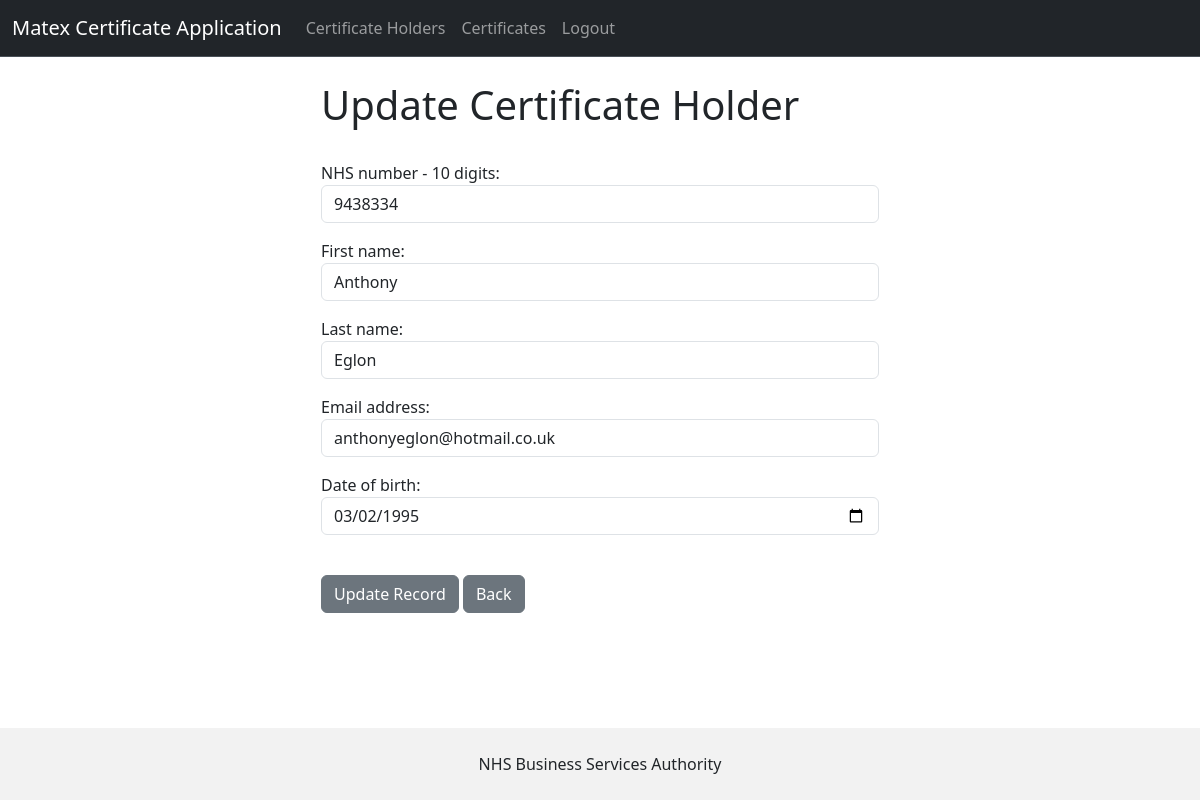
The page /update-cert-holder/1/ (signed in) on the database as committed earlier.
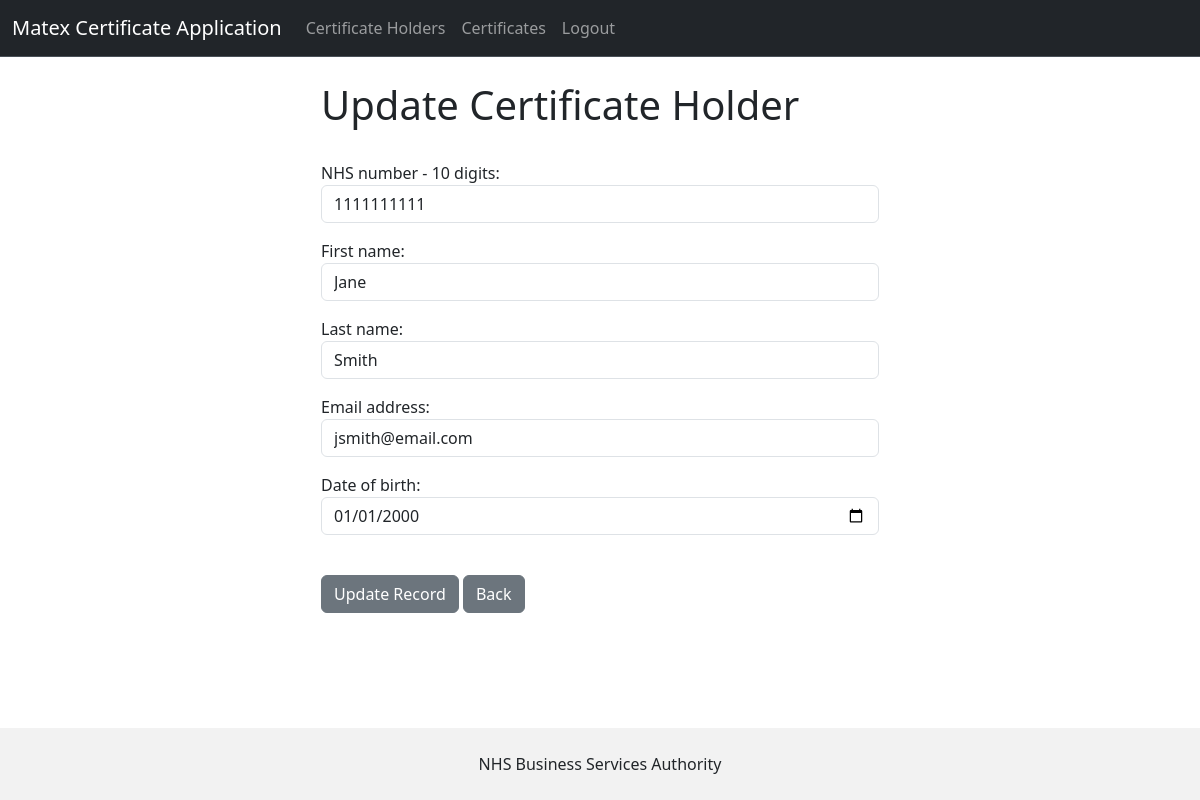
The same page on the database as committed later.
### matex_app/models.py (models this page shows, shortened)
class CertificateHolder(models.Model):
    nhs_number = models.IntegerField(validators=[MinValueValidator(1000000000), MaxValueValidator(9999999999)])
    first_name = models.CharField(max_length=50)
    last_name = models.CharField(max_length=50)
    email = models.EmailField()
    date_of_birth = models.DateField()

### matex_app/views.py (the view)
# urls.py: path('update-cert-holder/<int:pk>/', views.update_cert_holder, name='update-holder-info'),
def update_cert_holder(request, pk):
    if request.user.is_authenticated:
        current_record = CertificateHolder.objects.get(id=pk)
        form = CertificateHolderForm(request.POST or None, instance=current_record)
        if form.is_valid():
            form.save()
            messages.success(request, 'Certificate Holder updated successfully')
            return redirect('certificate-holders')
        return render(request, 'update-certificate-holder.html', {'form': form})
    else:
        messages.success(request, "Please login to update")
        return redirect('certificate-holders')

### matex_app/forms.py
class CertificateHolderForm(forms.ModelForm):
    nhs_number = forms.CharField(required=True, widget=forms.widgets.TextInput(
        attrs={"placeholder": "Enter NHS Number", "class": "form-control"}), label='NHS number - 10 digits')
    first_name = forms.CharField(required=True, widget=forms.widgets.TextInput(
        attrs={"placeholder": "Enter First Name", "class": "form-control"}), label="First name")
    last_name = forms.CharField(required=True, widget=forms.widgets.TextInput(
        attrs={"placeholder": "Enter Last name", "class": "form-control"}), label="Last name")
    email = forms.CharField(required=True, widget=forms.widgets.TextInput(
        attrs={"placeholder": "Enter Email Address", "class": "form-control"}), label="Email address")
    date_of_birth = forms.DateField(widget=forms.DateInput(attrs={'class': 'form-control', 'type': 'date'}))
    class Meta:
        model = CertificateHolder
        fields = '__all__'

### matex_app/templates/update-certificate-holder.html (shortened to what this page needs)
{% extends 'base.html' %}
{% block content %}
<div class="col-md-6 offset-md-3">
    <h1>Update Certificate Holder</h1>
    <br/>
    <form method="POST">
        {{ form.as_p }}
        <br/>
        <button type="submit" class="btn btn-secondary">Update Record</button>
        <a href="{% url 'certificate-holders' %}" class="btn btn-secondary">Back</a>
    </form>
</div>
{% endblock %}

Rows that differ between the two databases and show on the page:
changed CertificateHolder: nhs_number "9438334" → "1111111111"; first_name "Anthony" → "Jane"; last_name "Eglon" → "Smith"; email "anthonyeglon@hotmail.co.uk" → "jsmith@email.com"; date_of_birth "03/02/1995" → "01/01/2000"
